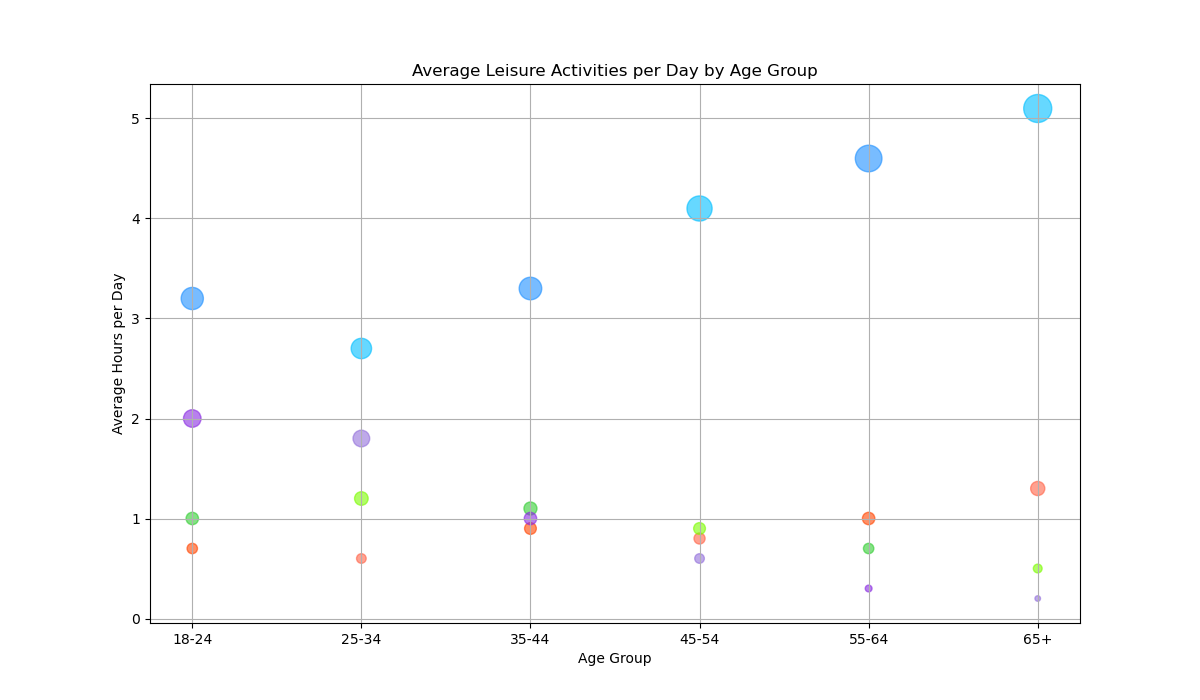

Write Python code to recreate this figure.

import matplotlib.pyplot as plt

# Provided data for the chart
age_groups = ['18-24', '25-34', '35-44', '45-54', '55-64', '65+']
reading = [0.7, 0.6, 0.9, 0.8, 1.0, 1.3]
watching_tv = [3.2, 2.7, 3.3, 4.1, 4.6, 5.1]
exercising = [1.0, 1.2, 1.1, 0.9, 0.7, 0.5]
playing_video_games = [2.0, 1.8, 1.0, 0.6, 0.3, 0.2]

# Bubble sizes, arbitrary values for visualization purposes
bubble_sizes = [size * 80 for size in reading + watching_tv + exercising + playing_video_games]

# Define colors for each activity
colors = [
    '#FF4500', '#FF6347', '#FF4500', '#FF6347', '#FF4500', '#FF6347',
    '#1E90FF', '#00BFFF', '#1E90FF', '#00BFFF', '#1E90FF', '#00BFFF',
    '#32CD32', '#7CFC00', '#32CD32', '#7CFC00', '#32CD32', '#7CFC00',
    '#8A2BE2', '#9370DB', '#8A2BE2', '#9370DB', '#8A2BE2', '#9370DB'
]

# Bubble chart
plt.figure(figsize=(12, 7))
plt.scatter(age_groups * 4, reading + watching_tv + exercising + playing_video_games, s=bubble_sizes, c=colors, alpha=0.6)

# Title and labels
plt.title('Average Leisure Activities per Day by Age Group')
plt.xlabel('Age Group')
plt.ylabel('Average Hours per Day')

# Show grid
plt.grid(True)

# Show the figure
plt.show()
